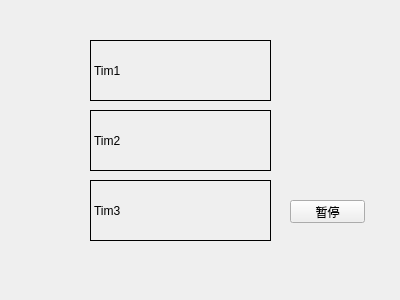
<?xml version="1.0" encoding="UTF-8"?>
<ui version="4.0">
 <class>Widget</class>
 <widget class="QWidget" name="Widget">
  <property name="geometry">
   <rect>
    <x>0</x>
    <y>0</y>
    <width>400</width>
    <height>300</height>
   </rect>
  </property>
  <property name="windowTitle">
   <string>Widget</string>
  </property>
  <widget class="QLabel" name="label">
   <property name="geometry">
    <rect>
     <x>90</x>
     <y>40</y>
     <width>181</width>
     <height>61</height>
    </rect>
   </property>
   <property name="frameShape">
    <enum>QFrame::Box</enum>
   </property>
   <property name="text">
    <string>Tim1</string>
   </property>
  </widget>
  <widget class="QLabel" name="label2">
   <property name="geometry">
    <rect>
     <x>90</x>
     <y>110</y>
     <width>181</width>
     <height>61</height>
    </rect>
   </property>
   <property name="frameShape">
    <enum>QFrame::Box</enum>
   </property>
   <property name="text">
    <string>Tim2</string>
   </property>
  </widget>
  <widget class="QLabel" name="label3">
   <property name="geometry">
    <rect>
     <x>90</x>
     <y>180</y>
     <width>181</width>
     <height>61</height>
    </rect>
   </property>
   <property name="frameShape">
    <enum>QFrame::Box</enum>
   </property>
   <property name="text">
    <string>Tim3</string>
   </property>
  </widget>
  <widget class="QPushButton" name="btn">
   <property name="geometry">
    <rect>
     <x>290</x>
     <y>200</y>
     <width>75</width>
     <height>23</height>
    </rect>
   </property>
   <property name="text">
    <string>暂停</string>
   </property>
   <property name="checkable">
    <bool>true</bool>
   </property>
  </widget>
 </widget>
 <layoutdefault spacing="6" margin="11"/>
 <resources/>
 <connections/>
</ui>
